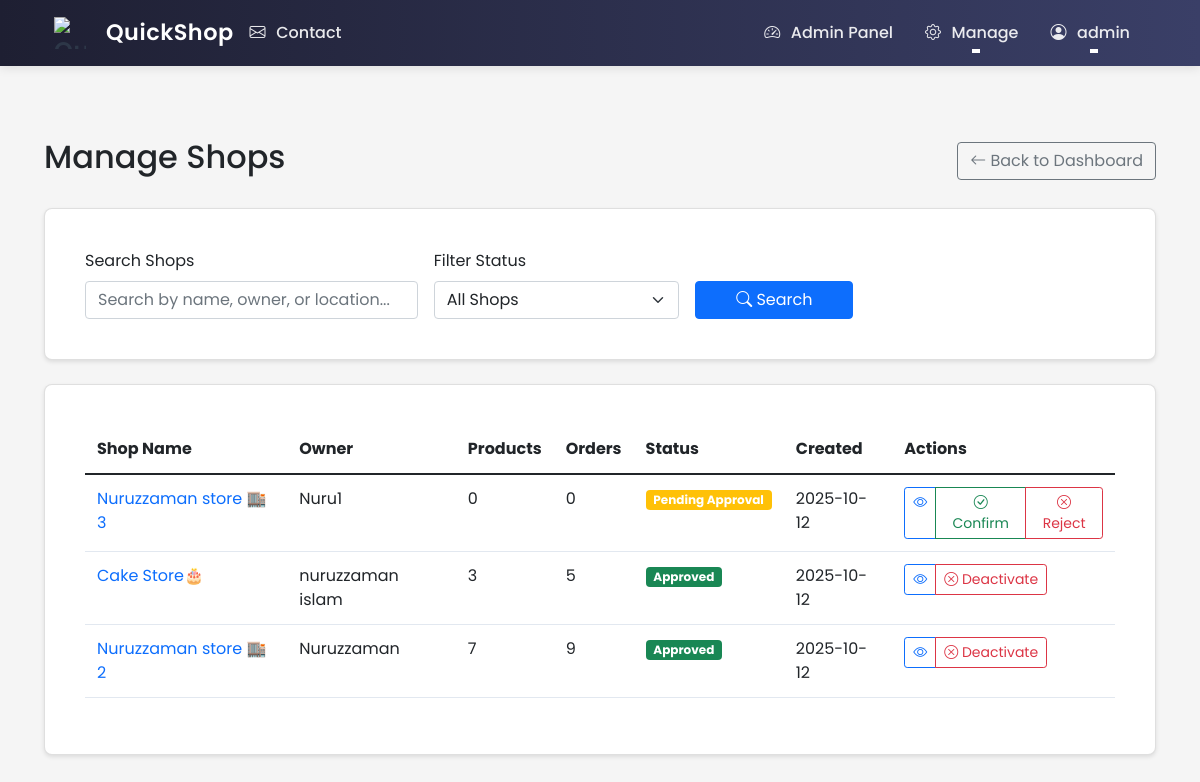
The app's page /admin/manage-shops (signed in), older data.
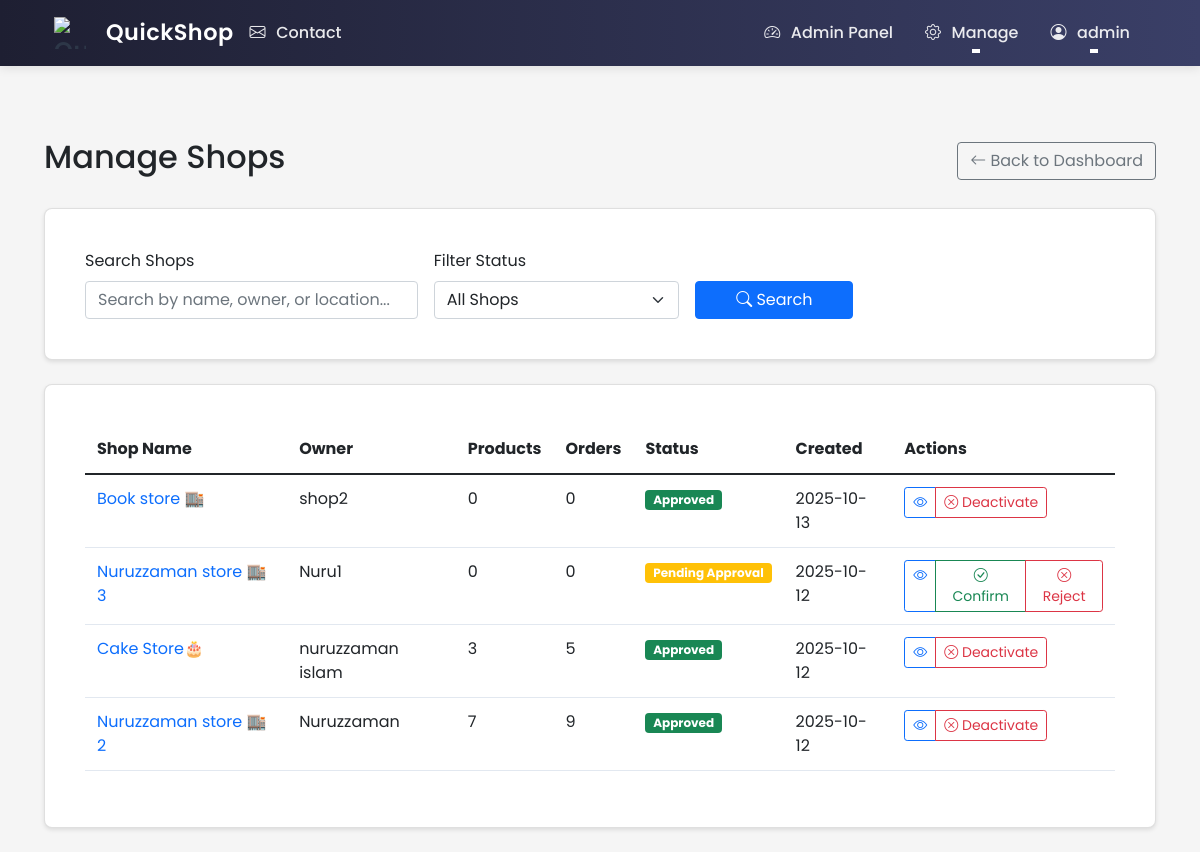
The same page, newer data.
### ecommerce/models/shop.py (models this page shows, shortened)
class Shop(db.Model):
    id = db.Column(db.Integer, primary_key=True)
    name = db.Column(db.String(100), nullable=False)
    description = db.Column(db.Text)
    about = db.Column(db.Text)  # New field for shop-specific About content
    owner_id = db.Column(db.Integer, db.ForeignKey('user.id'), nullable=False)
    location_lat = db.Column(db.Float, nullable=True)
    location_lng = db.Column(db.Float, nullable=True)
    address = db.Column(db.String(200), nullable=True)
    approval_status = db.Column(db.String(20), server_default='pending')  # pending, approved, rejected
    images = db.relationship('Image', lazy=True,
                           foreign_keys='Image.shop_id',
                           cascade="all, delete-orphan",
                           backref=db.backref('shop_ref', lazy=True))
    phone = db.Column(db.String(20))
    email = db.Column(db.String(120))
    website = db.Column(db.String(200))
    business_hours = db.Column(db.Text)  # Stored as JSON string
    created_at = db.Column(db.DateTime, default=datetime.utcnow)
    is_active = db.Column(db.Boolean, default=False)  # Only true after approval
    products = db.relationship('Product', backref='shop', lazy=True)

### ecommerce/models/user.py (models this page shows, shortened)
class User(UserMixin, db.Model):
    id = db.Column(db.Integer, primary_key=True)
    username = db.Column(db.String(80), unique=True, nullable=False)
    email = db.Column(db.String(120), unique=True, nullable=False)
    password_hash = db.Column(db.String(128))
    role = db.Column(db.String(20), nullable=False, default='user')  # user, shop_owner, delivery, admin
    phone = db.Column(db.String(20))  # Added phone number field
    location_lat = db.Column(db.Float)
    location_lng = db.Column(db.Float)
    address = db.Column(db.String(200))
    created_at = db.Column(db.DateTime, default=datetime.utcnow)
    updated_at = db.Column(db.DateTime, default=datetime.utcnow, onupdate=datetime.utcnow)
    is_active = db.Column(db.Boolean, default=True)
    email_notifications = db.Column(db.Boolean, default=True)
    orders = db.relationship('Order', lazy=True, foreign_keys='Order.customer_id')
    shop = db.relationship('Shop', backref='owner', lazy=True, uselist=False)
    deliveries = db.relationship('Order', backref='assigned_delivery_person', lazy=True,
                               foreign_keys='Order.delivery_person_id')
    @property
    def is_admin(self):
        return self.role == 'admin'

### ecommerce/routes/admin.py (the view, shortened to what this page needs)
@admin_bp.route('/manage-shops')
@login_required
@admin_required
def manage_shops():
    search_query = request.args.get('q', '').strip()
    status_filter = request.args.get('status')
    query = Shop.query
    if status_filter in ['pending', 'approved', 'rejected']:
        query = query.filter_by(approval_status=status_filter)
    shops = query.order_by(Shop.created_at.desc()).all()
    shop_status_colors = {
        'pending': 'warning',
        'approved': 'success',
        'rejected': 'danger'
    }
    return render_template('admin/manage_shops.html',
                         shops=shops,
                         shop_status_colors=shop_status_colors)

### ecommerce/routes/admin.py (called while the page is built)
def admin_required(f):
    @wraps(f)
    def decorated_function(*args, **kwargs):
        if not current_user.is_authenticated or not current_user.is_admin:
            flash('Access denied. Admin privileges required.', 'error')
            return redirect(url_for('main.index'))
        return f(*args, **kwargs)
    return decorated_function

### ecommerce/templates/admin/manage_shops.html (shortened to what the changed rows need)
{% extends "base.html" %}
{% block content %}
<div class="container mt-4">
    <div class="d-flex justify-content-between align-items-center mb-4">
        <h2>Manage Shops</h2>
    </div>
    <div class="card">
        <div class="card-body">
            {% if shops %}
            <div class="table-responsive">
                <table class="table table-hover">
                    <thead>
                        <tr>
                            <th>Shop Name</th>
                            <th>Owner</th>
                            <th>Products</th>
                            <th>Orders</th>
                            <th>Status</th>
                            <th>Created</th>
                            <th>Actions</th>
                        </tr>
                    </thead>
                    <tbody>
                        {% for shop in shops %}
                        <tr>
                            <td>
                                <a href="{{ url_for('shop.about', shop_id=shop.id) }}" class="text-decoration-none">
                                    {{ shop.name }}
                                </a>
                            </td>
                            <td>{{ shop.owner.username if shop.owner else 'No Owner' }}</td>
                            <td>{{ shop.products|length }}</td>
                            <td>{{ shop.orders|length }}</td>
                            <td>
                                {% if shop.approval_status == 'pending' %}
                                    <span class="badge bg-warning">Pending Approval</span>
                                {% elif shop.approval_status == 'approved' %}
                                    <span class="badge bg-success">Approved</span>
                                {% elif shop.approval_status == 'rejected' %}
                                    <span class="badge bg-danger">Rejected</span>
                                {% endif %}
                            </td>
                            <td>{{ shop.created_at.strftime('%Y-%m-%d') }}</td>
                            <td>
                                <div class="btn-group">
                                    <a href="{{ url_for('shop.about', shop_id=shop.id) }}"
                                       class="btn btn-sm btn-outline-primary">
                                        <i class="bi bi-eye"></i>
                                    </a>
                                    {% if shop.approval_status == 'pending' %}
                                        <button type="button"
                                                class="btn btn-sm btn-outline-success"
                                                onclick="approveShop({{ shop.id }})">
                                            <i class="bi bi-check-circle"></i> Confirm
                                        </button>
                                        <button type="button"
                                                class="btn btn-sm btn-outline-danger"
                                                onclick="rejectShop({{ shop.id }})">
                                            <i class="bi bi-x-circle"></i> Reject
                                        </button>
                                    {% elif shop.approval_status == 'approved' %}
                                        <button type="button"
                                                class="btn btn-sm btn-outline-{{ 'danger' if shop.is_active else 'success' }}"
                                                onclick="toggleShopStatus({{ shop.id }}, {{ shop.is_active|tojson }})">
                                            <i class="bi bi-{{ 'x-circle' if shop.is_active else 'check-circle' }}"></i>
                                            {{ 'Deactivate' if shop.is_active else 'Activate' }}
                                        </button>
                                    {% endif %}
                                </div>
                            </td>
                        </tr>
                        {% endfor %}
                    </tbody>
                </table>
            </div>
            {% else %}
            <div class="text-center py-4">
                <p class="text-muted mb-0">No shops found matching your criteria.</p>
            </div>
            {% endif %}
        </div>
    </div>
</div>
{% endblock %}

Row changes from the older to the newer data that the page shows:
added Shop: name "Book store 🏬", owner "shop2", products|length "0", orders|length "0", approval_status "Approved", created_at "2025-10-13", is_active "Deactivate"
